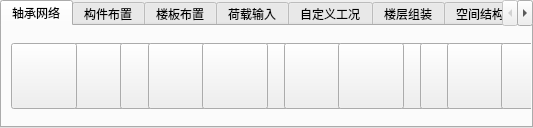
     <widget class="QTabWidget" name="tabWidget">
      <property name="minimumSize">
       <size>
        <width>0</width>
        <height>128</height>
       </size>
      </property>
      <property name="maximumSize">
       <size>
        <width>1980</width>
        <height>128</height>
       </size>
      </property>
      <property name="accessibleName">
       <string>轴承网络</string>
      </property>
      <property name="layoutDirection">
       <enum>Qt::LeftToRight</enum>
      </property>
      <property name="autoFillBackground">
       <bool>false</bool>
      </property>
      <property name="styleSheet">
       <string notr="true"/>
      </property>
      <property name="currentIndex">
       <number>0</number>
      </property>
      <widget class="QWidget" name="tab_1">
       <property name="accessibleName">
        <string>轴承网络</string>
       </property>
       <property name="accessibleDescription">
        <string>font: 9pt &quot;宋体&quot;;轴承网络</string>
       </property>
       <attribute name="title">
        <string>轴承网络</string>
       </attribute>
       <layout class="QGridLayout" name="gridLayout_2">
        <item row="0" column="3">
         <widget class="QPushButton" name="pushButton_4">
          <property name="minimumSize">
           <size>
            <width>66</width>
            <height>66</height>
           </size>
          </property>
          <property name="maximumSize">
           <size>
            <width>66</width>
            <height>66</height>
           </size>
          </property>
          <property name="text">
           <string/>
          </property>
         </widget>
        </item>
        <item row="0" column="14">
         <widget class="QPushButton" name="pushButton_15">
          <property name="minimumSize">
           <size>
            <width>66</width>
            <height>66</height>
           </size>
          </property>
          <property name="maximumSize">
           <size>
            <width>66</width>
            <height>66</height>
           </size>
          </property>
          <property name="text">
           <string/>
          </property>
         </widget>
        </item>
        <item row="0" column="13">
         <widget class="QPushButton" name="pushButton_14">
          <property name="minimumSize">
           <size>
            <width>66</width>
            <height>66</height>
           </size>
          </property>
          <property name="maximumSize">
           <size>
            <width>66</width>
            <height>66</height>
           </size>
          </property>
          <property name="text">
           <string/>
          </property>
         </widget>
        </item>
        <item row="0" column="19">
         <spacer name="horizontalSpacer">
          <property name="orientation">
           <enum>Qt::Horizontal</enum>
          </property>
          <property name="sizeHint" stdset="0">
           <size>
            <width>40</width>
            <height>20</height>
           </size>
          </property>
         </spacer>
        </item>
        <item row="0" column="1">
         <widget class="QPushButton" name="pushButton_2">
          <property name="minimumSize">
           <size>
            <width>66</width>
            <height>66</height>
           </size>
          </property>
          <property name="maximumSize">
           <size>
            <width>66</width>
            <height>66</height>
           </size>
          </property>
          <property name="text">
           <string/>
          </property>
         </widget>
        </item>
        <item row="0" column="6">
         <widget class="QPushButton" name="pushButton_7">
          <property name="minimumSize">
           <size>
            <width>66</width>
            <height>66</height>
           </size>
          </property>
          <property name="maximumSize">
           <size>
            <width>66</width>
            <height>66</height>
           </size>
          </property>
          <property name="text">
           <string/>
          </property>
         </widget>
        </item>
        <item row="0" column="2">
         <widget class="QPushButton" name="pushButton_3">
          <property name="minimumSize">
           <size>
            <width>66</width>
            <height>66</height>
           </size>
          </property>
          <property name="maximumSize">
           <size>
            <width>66</width>
            <height>66</height>
           </size>
          </property>
          <property name="text">
           <string/>
          </property>
         </widget>
        </item>
        <item row="0" column="15">
         <widget class="QPushButton" name="pushButton_16">
          <property name="minimumSize">
           <size>
            <width>66</width>
            <height>66</height>
           </size>
          </property>
          <property name="maximumSize">
           <size>
            <width>66</width>
            <height>66</height>
           </size>
          </property>
          <property name="text">
           <string/>
          </property>
         </widget>
        </item>
        <item row="0" column="17">
         <widget class="QPushButton" name="pushButton_18">
          <property name="minimumSize">
           <size>
            <width>66</width>
            <height>66</height>
           </size>
          </property>
          <property name="maximumSize">
           <size>
            <width>66</width>
            <height>66</height>
           </size>
          </property>
          <property name="text">
           <string/>
          </property>
         </widget>
        </item>
        <item row="0" column="11">
         <widget class="QPushButton" name="pushButton_12">
          <property name="minimumSize">
           <size>
            <width>66</width>
            <height>66</height>
           </size>
          </property>
          <property name="maximumSize">
           <size>
            <width>66</width>
            <height>66</height>
           </size>
          </property>
          <property name="text">
           <string/>
          </property>
         </widget>
        </item>
        <item row="0" column="4">
         <widget class="QPushButton" name="pushButton_5">
          <property name="minimumSize">
           <size>
            <width>66</width>
            <height>66</height>
           </size>
          </property>
          <property name="maximumSize">
           <size>
            <width>66</width>
            <height>66</height>
           </size>
          </property>
          <property name="text">
           <string/>
          </property>
         </widget>
        </item>
        <item row="0" column="0">
         <widget class="QPushButton" name="pushButton_1">
          <property name="minimumSize">
           <size>
            <width>66</width>
            <height>66</height>
           </size>
          </property>
          <property name="maximumSize">
           <size>
            <width>66</width>
            <height>66</height>
           </size>
          </property>
          <property name="text">
           <string/>
          </property>
         </widget>
        </item>
        <item row="0" column="5">
         <widget class="QPushButton" name="pushButton_6">
          <property name="minimumSize">
           <size>
            <width>66</width>
            <height>66</height>
           </size>
          </property>
          <property name="maximumSize">
           <size>
            <width>66</width>
            <height>66</height>
           </size>
          </property>
          <property name="text">
           <string/>
          </property>
         </widget>
        </item>
        <item row="0" column="9">
         <widget class="QPushButton" name="pushButton_10">
          <property name="minimumSize">
           <size>
            <width>66</width>
            <height>66</height>
           </size>
          </property>
          <property name="maximumSize">
           <size>
            <width>66</width>
            <height>66</height>
           </size>
          </property>
          <property name="text">
           <string/>
          </property>
         </widget>
        </item>
        <item row="0" column="8">
         <widget class="QPushButton" name="pushButton_9">
          <property name="minimumSize">
           <size>
            <width>66</width>
            <height>66</height>
           </size>
          </property>
          <property name="maximumSize">
           <size>
            <width>66</width>
            <height>66</height>
           </size>
          </property>
          <property name="text">
           <string/>
          </property>
         </widget>
        </item>
        <item row="0" column="10">
         <widget class="QPushButton" name="pushButton_11">
          <property name="minimumSize">
           <size>
            <width>66</width>
            <height>66</height>
           </size>
          </property>
          <property name="maximumSize">
           <size>
            <width>66</width>
            <height>66</height>
           </size>
          </property>
          <property name="text">
           <string/>
          </property>
         </widget>
        </item>
        <item row="0" column="16">
         <widget class="QPushButton" name="pushButton_17">
          <property name="minimumSize">
           <size>
            <width>66</width>
            <height>66</height>
           </size>
          </property>
          <property name="maximumSize">
           <size>
            <width>66</width>
            <height>66</height>
           </size>
          </property>
          <property name="text">
           <string/>
          </property>
         </widget>
        </item>
        <item row="0" column="12">
         <widget class="QPushButton" name="pushButton_13">
          <property name="minimumSize">
           <size>
            <width>66</width>
            <height>66</height>
           </size>
          </property>
          <property name="maximumSize">
           <size>
            <width>66</width>
            <height>66</height>
           </size>
          </property>
          <property name="text">
           <string/>
          </property>
         </widget>
        </item>
        <item row="0" column="7">
         <widget class="QPushButton" name="pushButton_8">
          <property name="minimumSize">
           <size>
            <width>66</width>
            <height>66</height>
           </size>
          </property>
          <property name="maximumSize">
           <size>
            <width>66</width>
            <height>66</height>
           </size>
          </property>
          <property name="text">
           <string/>
          </property>
         </widget>
        </item>
        <item row="0" column="18">
         <widget class="QPushButton" name="pushButton_19">
          <property name="minimumSize">
           <size>
            <width>66</width>
            <height>66</height>
           </size>
          </property>
          <property name="maximumSize">
           <size>
            <width>66</width>
            <height>66</height>
           </size>
          </property>
          <property name="text">
           <string/>
          </property>
         </widget>
        </item>
       </layout>
      </widget>
      <widget class="QWidget" name="tab_2">
       <attribute name="title">
        <string>构件布置</string>
       </attribute>
       <layout class="QGridLayout" name="gridLayout_3"/>
      </widget>
      <widget class="QWidget" name="tab_3">
       <attribute name="title">
        <string>楼板布置</string>
       </attribute>
      </widget>
      <widget class="QWidget" name="tab_5">
       <attribute name="title">
        <string>荷载输入</string>
       </attribute>
      </widget>
      <widget class="QWidget" name="tab_6">
       <attribute name="title">
        <string>自定义工况</string>
       </attribute>
      </widget>
      <widget class="QWidget" name="tab_4">
       <attribute name="title">
        <string>楼层组装</string>
       </attribute>
      </widget>
      <widget class="QWidget" name="tab_7">
       <attribute name="title">
        <string>空间结构</string>
       </attribute>
      </widget>
      <widget class="QWidget" name="tab">
       <attribute name="title">
        <string>鉴定加固</string>
       </attribute>
      </widget>
      <widget class="QWidget" name="tab_8">
       <attribute name="title">
        <string>预制构件拆分</string>
       </attribute>
      </widget>
     </widget>
